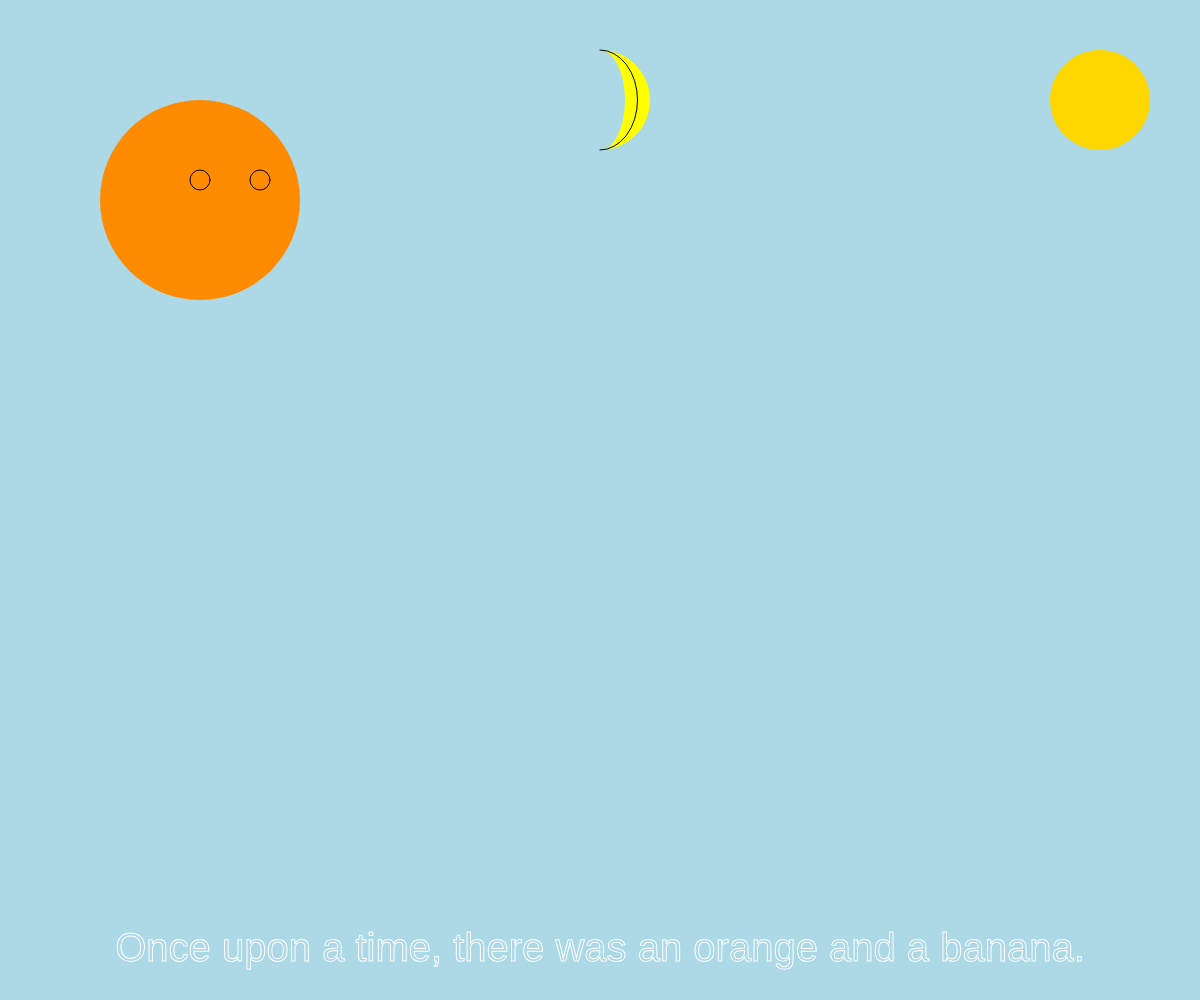
Frame 1 (no input)
Frame 60 (no input): identical to frame 1, image omitted
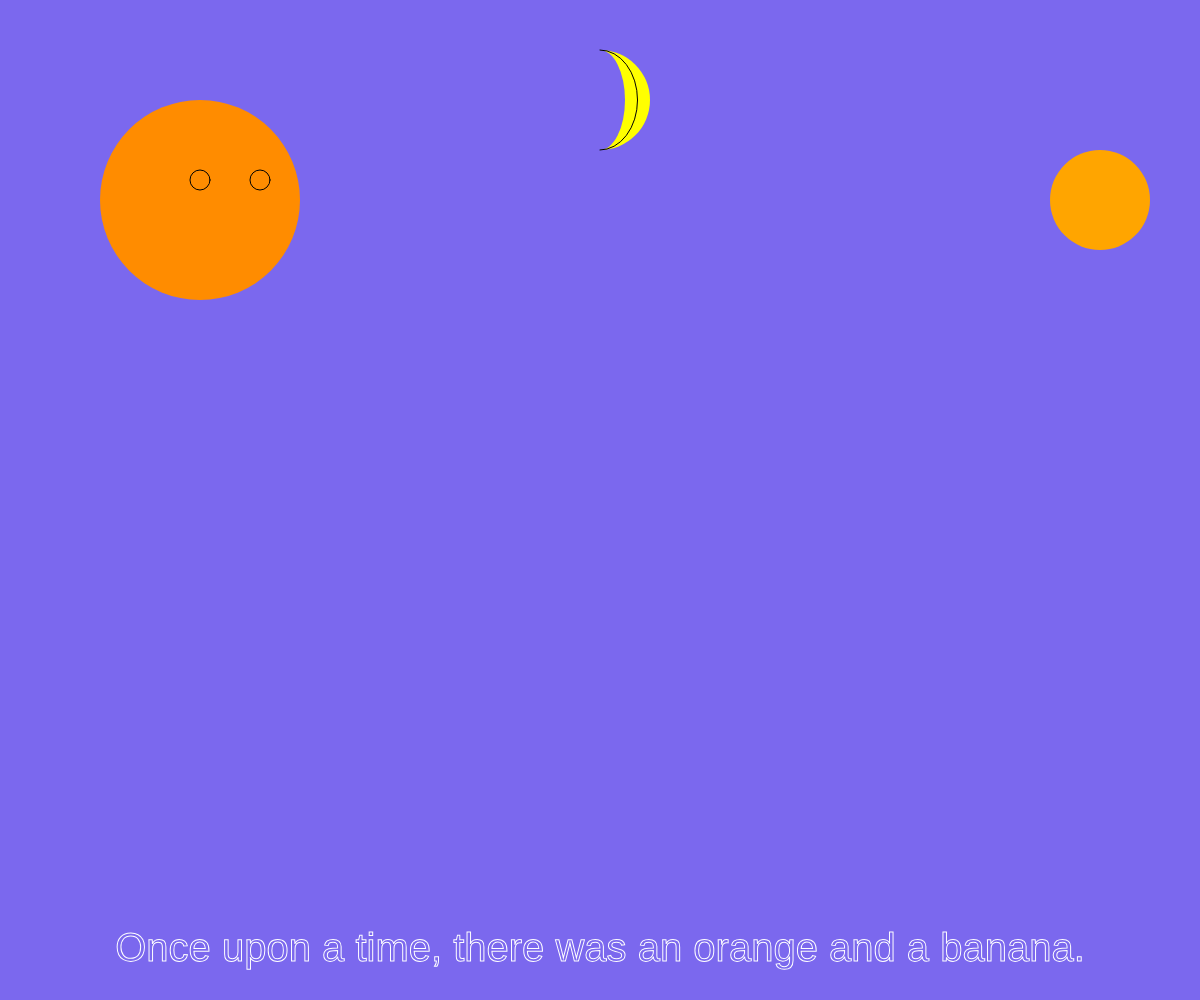
Frame 120 (the mouse pressed at the canvas centre since frame 60)

The p5.js sketch that drew these frames (run headless with seeded random() and noise() and a simulated clock; from frame 60 on, the mouse is pressed at the canvas centre):

// p5.js sketch
// ── sketch.js
/*
	mmp 310 week 2
	interactive story
	adding three settings
*/

// global variables
var orangeX = 200;
var orangeY = 200;
var orangeSize = 200;
var orangeEyeSize = orangeSize / 10;

var bananaX = 600;
var bananaY = 100;
var bananaSize = 100;

var story = "Once upon a time, there was an orange and a banana.";
var storyX;
var storyY;

// settings: day, evening, night - lightblue, mediumslateblue, darkblue
var currentSetting = "day";
var fruitEaten;
var orangeWasClicked = false;
var bananaWasClicked = false;
var bgColor = "lightblue";
var sunX;
var sunY = 100;
var sunSize = 100;

function setup() {
	createCanvas(windowWidth, windowHeight);
	textSize(40);
	textAlign(CENTER, CENTER);
	storyX = width / 2;
	storyY = height - 50;
	
	sunX = width - 100;
}

function draw() {
	// settings
	background(bgColor);
	
	if (currentSetting == "day") {
		fill('gold');
		noStroke();
		ellipse(sunX, sunY, sunSize);
		
		// to change the scene
		if (mouseIsPressed) {
			currentSetting = "evening";
			bgColor = "mediumslateblue";
		}
		
	} else if (currentSetting == "evening") {
		fill('orange');
		noStroke();
		ellipse(sunX, sunY + 100, sunSize);
		
		// click on a character to eat it
		if (mouseIsPressed) {
			var orangeDistance = dist(mouseX, mouseY, orangeX, orangeY);
			if (orangeDistance < orangeSize / 2) {
				fruitEaten = "orange";
				orangeWasClicked = true;
				currentSetting = "night";
				bgColor = "darkblue";
			}
			var bananaDistance = dist(mouseX, mouseY, bananaX, bananaY);
			if (bananaDistance < bananaSize / 2) {
				fruitEaten = "banana";
				bananaWasClicked = true;
				currentSetting = "night";
				bgColor = "darkblue";
			}
		}
		
	} else if (currentSetting == "night") {
		fill('crimson');
		noStroke();
		ellipse(sunX, sunY + 200, sunSize);
	}
	
	
	
	// first character orange
	if (!orangeWasClicked) {
		fill('DARKORANGE');
		noStroke();
		ellipse(orangeX, orangeY, orangeSize);  	// body

		stroke(0);
		ellipse(orangeX + orangeEyeSize * 3, orangeY - orangeEyeSize, orangeEyeSize);  // left eye
		ellipse(orangeX, orangeY - orangeEyeSize, orangeEyeSize); 		// right eye
	}
	
	// second character banana
	if (!bananaWasClicked) {
		fill('yellow');
		noStroke();
		arc(bananaX, bananaY, bananaSize, bananaSize, -HALF_PI, HALF_PI); // banana background

		// match the background color to create banana cutout
		fill(bgColor);
		arc(bananaX, bananaY, bananaSize / 2, bananaSize, -HALF_PI, HALF_PI); // banana foreground
		noFill();
		stroke(0);
		arc(bananaX, bananaY, bananaSize * 3/4, bananaSize, -HALF_PI, HALF_PI); // banana contour
	}
	
	stroke(255);
	text(story, storyX, storyY);
}
